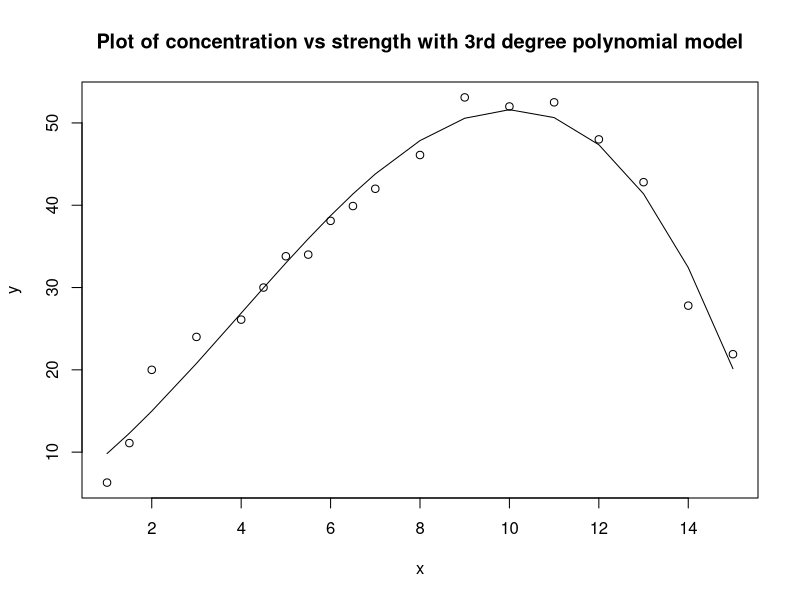
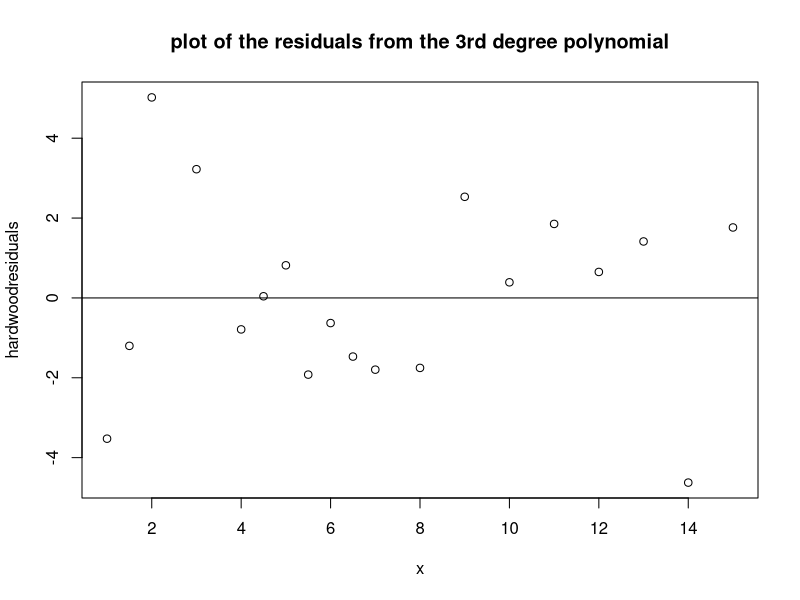
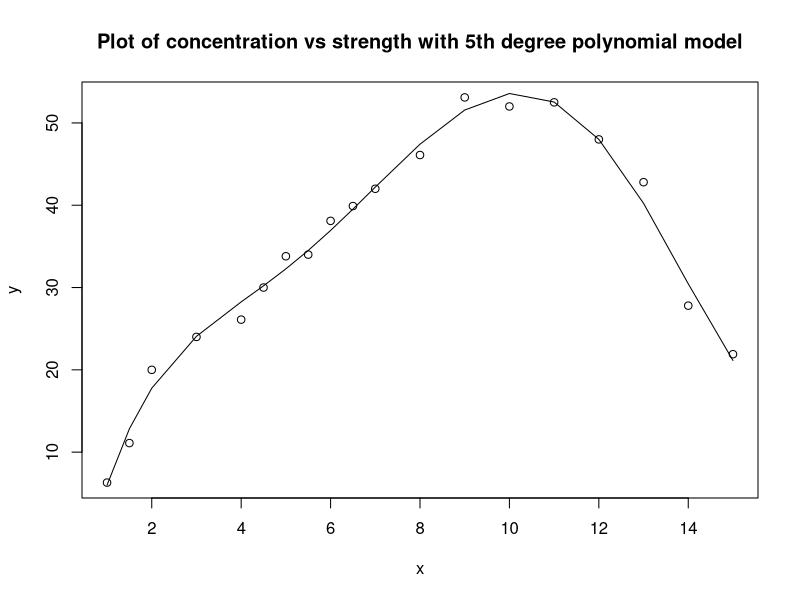
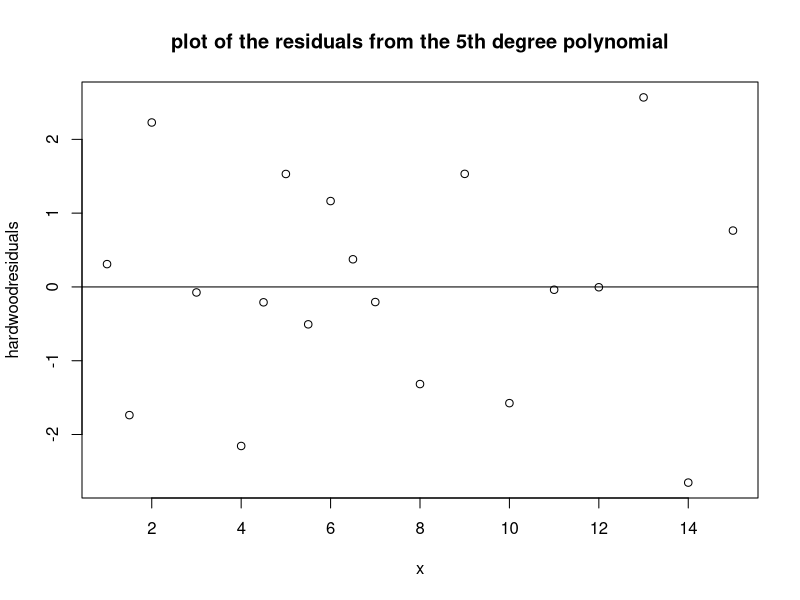
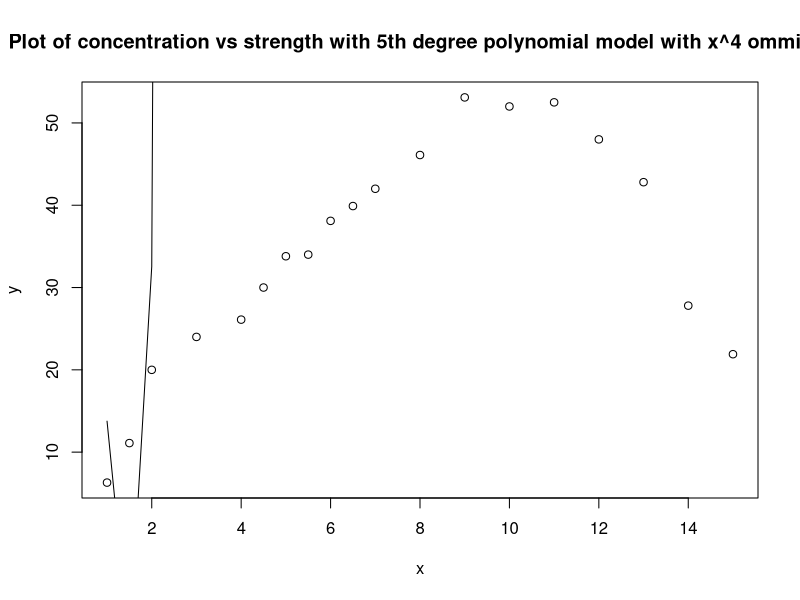

Here is the R script that generated these plots, in order:
#extract data and fit ortho polynomial model 
Hardwoodtable = read.table("HardwoodTensileStr.txt",header = TRUE)

x = Hardwoodtable[,1]
y = Hardwoodtable[,2]

fit = lm(y~poly(x,3))

#get relevent coefficients from summary
summary(fit)

# scatter plot with regression line

plot(x,y , title("Plot of concentration vs strength with 3rd degree polynomial model"))
ploy3model <- predict(fit)
lines(x,ploy3model)

# plot of the residuals

hardwoodresiduals = resid(fit)
plot(x,hardwoodresiduals, title("plot of the residuals from the 3rd degree polynomial"))
abline(0,0)

# making a 5 order polynomial model

fit5 = lm(y~poly(x,5))
summary(fit5)
plot(x,y , title("Plot of concentration vs strength with 5th degree polynomial model"))
ploy5model <- predict(fit5)
lines(x,ploy5model)

#plot of the 5th order models residuals
hardwoodresiduals = resid(fit5)
plot(x,hardwoodresiduals, title("plot of the residuals from the 5th degree polynomial"))
abline(0,0)

# plotting the model with the biggest p value term ignored (x^4)
plot(x,y , title("Plot of concentration vs strength with 5th degree polynomial model with x^4 ommited"))
# 7.2479

summary(fit5)

lines(x, 34.1842 + 32.3021*x - 45.3963*(x^2) - 14.5740*(x^3) + 7.2479*(x^5))